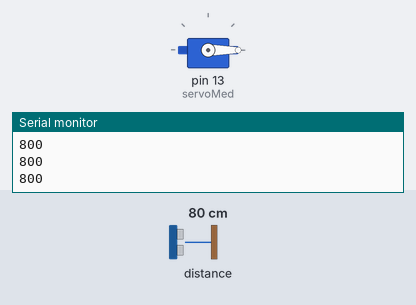
Recording of a sketch running on a simulated Arduino Uno, built with avr-gcc and run on an emulated ATmega328P. Shown: servo, the last lines printed to the serial monitor. The test bench sets the inputs (shaded band); at power-on: distance to the obstacle 80 cm.

Above: at 1.2 s.
1.3 s: distance to the obstacle set to 7 cm
2.8 s: distance to the obstacle set to 4 cm
At 4.8 s:
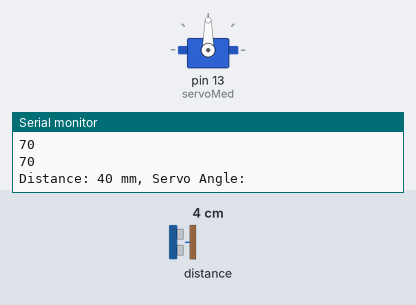
5.8 s: distance to the obstacle set to 9 cm
At 6.9 s:
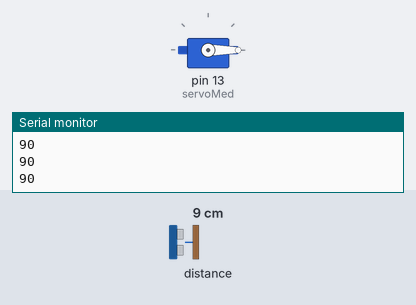
7.3 s: distance to the obstacle set to 2 cm
At 8.2 s:
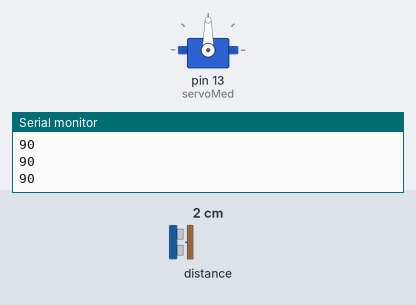
Timing chart, 0 to 11.3 s (numbered marks = the images above; inputs shaded):
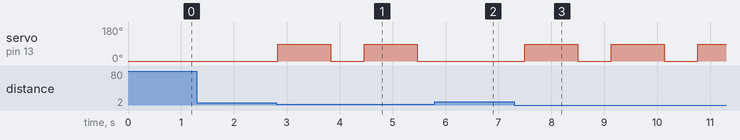

The sketch:

Distance_sensor_dec13.ino
```cpp
#include <Wire.h>
#include <Servo.h>
#include <Adafruit_VL53L0X.h>

Servo servoMed;  // Added semicolon here
Adafruit_VL53L0X lox = Adafruit_VL53L0X();

void setup() {
  Serial.begin(9600);

  if (!lox.begin()) {
    Serial.println(F("Failed to boot VL53L0X"));
    while (1);
  }

  servoMed.attach(13);
  servoMed.write(0);
}

void loop() {
  VL53L0X_RangingMeasurementData_t measure;

  // Perform a distance measurement
  lox.rangingTest(&measure, false);

  if (measure.RangeStatus != 4) {  // Check if measurement is valid
    int distance = measure.RangeMilliMeter;

    if (distance < 60 && distance != 0) {
      servoMed.write(90);
      delay(1000);
      servoMed.write(0);
      delay(500);
      Serial.print("Distance: ");
      Serial.print(distance);
      Serial.print(" mm, Servo Angle: ");
    } else {
      servoMed.write(0);
      delay(100);
      Serial.println(distance);
    }
  }
  delay(100);  // Add a delay to avoid rapid changes
}
```

Measured:
- the behaviour switches between 6 and 5 cm on distance to the obstacle (found by bisection; images 0 and 1)
- after the input at 2.8 s, servo on pin 13 (servoMed): alternates 90° for 1.0 s and 0° for 0.63 s, starting at once
- after the input at 5.8 s, servo on pin 13 (servoMed): stays 0° (without the input it goes to 90° after 0.30 s)
- after the input at 7.3 s, servo on pin 13 (servoMed): alternates 90° for 1.0 s and 0° for 0.63 s, starting after 0.20 s
